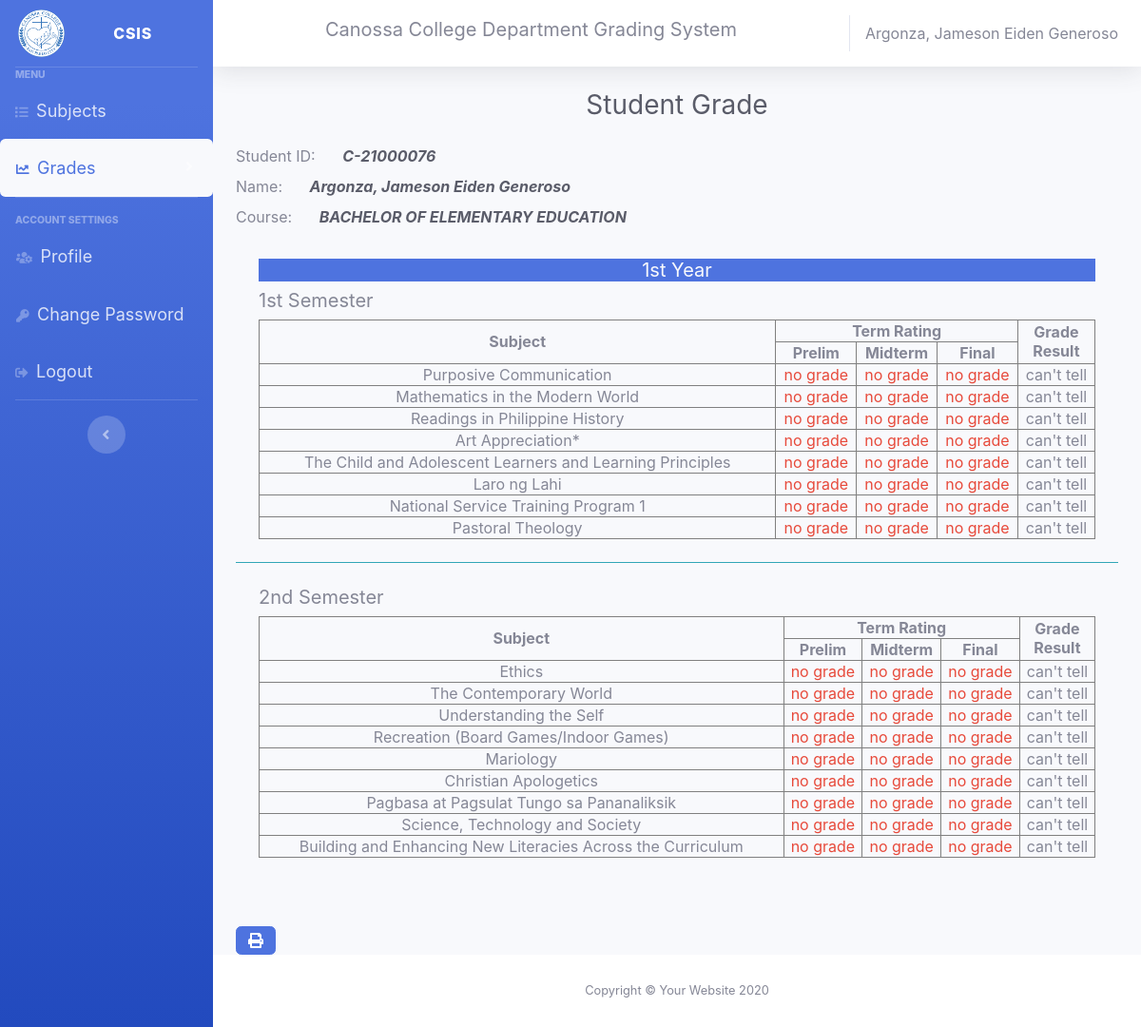
/student/first.student.php (signed in), run on the app's committed database.
### tables this page shows
CREATE TABLE `studentrecords` (
  `id` int(11) NOT NULL,
  `student_id` varchar(120) NOT NULL,
  `name` varchar(120) NOT NULL,
  `gender` varchar(128) NOT NULL,
  `cellphone` varchar(11) NOT NULL,
  `bday` varchar(128) NOT NULL,
  `bplace` varchar(128) NOT NULL,
  `address` text NOT NULL,
  `course` text NOT NULL,
  `status` text NOT NULL,
  `year` varchar(12) NOT NULL
);

CREATE TABLE `studentsubs` (
  `id` int(11) NOT NULL,
  `student_id` varchar(123) NOT NULL,
  `subject` varchar(123) NOT NULL
);

### studentgrading/_first.grading.php (the view)
<div class="p-2 m-3">
    <h5 class="text-center bg-primary text-light">1st Year</h5>
    <div>
        <h5>1st Semester</h5>
        <table border="1" class="text-center w-100">
        <thead>
            <tr>
                <th rowspan="2">Subject</th>
                <th colspan="3">Term Rating</th>
                <th rowspan="2">Grade <br> Result</th>
            </tr>
            <tr>
                <th>Prelim</th>
                <th>Midterm</th>
                <th>Final</th>
            </tr>
        </thead>
        <tbody>
            <?php
        $prod = "SELECT * from programs where year = 'first' and sem = 'first' and course = '$course'";
        $result = $conn->query($prod);
        if ($result->num_rows > 0) {
            while ($row = $result->fetch_assoc()) {
                $subject = $row['subject'];
                 $s = "SELECT * from studentsubs where student_id = '$id' and subject = '$subject'";
            $res = $conn->query($s);
            if ($res->num_rows > 0) {
                while ($row = $res->fetch_assoc()) {
                    $sub = $row['subject'];
                    echo "<tr><td>  $sub </td>";
                    $sq = "SELECT * from prelims where subject = '$sub' and student_id = '$id'";
                    $resu = $conn->query($sq);
                    if ($resu->num_rows > 0) {
                        while ($row = $resu->fetch_assoc()) {
                            $sub = $row['subject'];
                            if($row['grade'] >=85){
                                echo "<td class='text-success'>  $row[grade] </td>";
                            }else if($row['grade'] >= 75){
                                echo "<td class='text-warning'>  $row[grade] </td>";
                            }else{
                                echo "<td class='text-danger'>  $row[grade] </td>";
                            }
                        }
                    }else{
                        echo "<td class='text-danger'>  no grade </td>";
                    }
                    $sq = "SELECT * from midterms where subject = '$sub' and student_id = '$id'";
                    $resu = $conn->query($sq);
                    if ($resu->num_rows > 0) {
                        while ($row = $resu->fetch_assoc()) {
                            if($row['grade'] >=85){
                                echo "<td class='text-success'>  $row[grade] </td>";
                            }else if($row['grade'] >= 75){
                                echo "<td class='text-warning'>  $row[grade] </td>";
                            }else{
                                echo "<td class='text-danger'>  $row[grade] </td>";
                            }
                        }
                    }else{
                        echo "<td class='text-danger'>  no grade </td>";
                    }
                    $sq = "SELECT * from finals where subject = '$sub' and student_id = '$id'";
                    $resu = $conn->query($sq);
                    if ($resu->num_rows > 0) {
                        while ($row = $resu->fetch_assoc()) {
                            if($row['grade'] >=85){
                                echo "<td class='text-success'>  $row[grade] </td>";
                            }else if($row['grade'] >= 75){
                                echo "<td class='text-warning'>  $row[grade] </td>";
                            }else{
                                echo "<td class='text-danger'>  $row[grade] </td>";
                            }
                            if($row['grade'] >= 75){
                                echo "<td>  Passed </td>";
                            }
                            else{
                                echo "<td>  Failed </td>";
                            }
                        }
                    }else{
                        echo "<td class='text-danger'>  no grade </td>";
                            echo "<td> can't tell </td>";
                    }
                }
            }
            }
        }
            ?>
        </tbody>
    </table>
    </div>
</div>
<hr class="sidebar-divider bg-info">
<div class="p-2 m-3">
    <div>
        <h5>2nd Semester</h5>
        <table border="1" class="text-center w-100">
        <thead>
            <tr>
                <th rowspan="2">Subject</th>
                <th colspan="3">Term Rating</th>
                <th rowspan="2">Grade <br> Result</th>
            </tr>
            <tr>
                <th>Prelim</th>
                <th>Midterm</th>
                <th>Final</th>
            </tr>
        </thead>
        <tbody>
            <?php
        $prod = "SELECT * from programs where year = 'first' and sem = 'second' and course = '$course'";
        $result = $conn->query($prod);
        if ($result->num_rows > 0) {
            while ($row = $result->fetch_assoc()) {
                $subject = $row['subject'];
                 $s = "SELECT * from studentsubs where student_id = '$id' and subject = '$subject'";
            $res = $conn->query($s);
            if ($res->num_rows > 0) {
                while ($row = $res->fetch_assoc()) {
                    $sub = $row['subject'];
                    echo "<tr><td>  $sub </td>";
                    $sq = "SELECT * from prelims where subject = '$sub' and student_id = '$id'";
                    $resu = $conn->query($sq);
                    if ($resu->num_rows > 0) {
                        while ($row = $resu->fetch_assoc()) {
                            $sub = $row['subject'];
                            if($row['grade'] >=85){
                                echo "<td class='text-success'>  $row[grade] </td>";
                            }else if($row['grade'] >= 75){
                                echo "<td class='text-warning'>  $row[grade] </td>";
                            }else{
                                echo "<td class='text-danger'>  $row[grade] </td>";
                            }
                        }
                    }else{
                        echo "<td class='text-danger'>  no grade </td>";
                    }
                    $sq = "SELECT * from midterms where subject = '$sub' and student_id = '$id'";
                    $resu = $conn->query($sq);
                    if ($resu->num_rows > 0) {
                        while ($row = $resu->fetch_assoc()) {
                            if($row['grade'] >=85){
                                echo "<td class='text-success'>  $row[grade] </td>";
                            }else if($row['grade'] >= 75){
                                echo "<td class='text-warning'>  $row[grade] </td>";
                            }else{
                                echo "<td class='text-danger'>  $row[grade] </td>";
                            }
                        }
                    }else{
                        echo "<td class='text-danger'>  no grade </td>";
                    }
                    $sq = "SELECT * from finals where subject = '$sub' and student_id = '$id'";
                    $resu = $conn->query($sq);
                    if ($resu->num_rows > 0) {
                        while ($row = $resu->fetch_assoc()) {
                            if($row['grade'] >=85){
                                echo "<td class='text-success'>  $row[grade] </td>";
                            }else if($row['grade'] >= 75){
                                echo "<td class='text-warning'>  $row[grade] </td>";
                            }else{
                                echo "<td class='text-danger'>  $row[grade] </td>";
                            }
                            if($row['grade'] >= 75){
                                echo "<td>  Passed </td>";
                            }
                            else{
                                echo "<td>  Failed </td>";
                            }
                        }
                    }else{
                        echo "<td class='text-danger'>  no grade </td>";
                            echo "<td> can't tell </td>";
                    }
                }
            }
            }
        }
            ?>
        </tbody>
    </table>
    </div>
</div>

### student/first.student.php (shortened to what this page needs)
<?php
$page ="grade";
if (isset($_SESSION['user_id'])) {
    include "../layout/head.layout.php";
    include_once '../database/dbconnection.db.php';
    $sql = "SELECT * from studentrecords where student_id = '$id'";
    $result = $conn->query($sql);
    if ($result->num_rows > 0) {
        while ($row = $result->fetch_assoc()) {
            $name = $row['name'];
            $course = $row['course'];
        }
    }
?>
    <h5 class="h3 mb-4 text-gray-800 text-center">Student Grade</h5>
    <label class="mr-4">Student ID: </label> <i class="text-dark font-weight-bold mr-5"><?php echo $id; ?></i><br>
    <label class="mr-4">Name: </label> <i class="text-dark font-weight-bold "><?php echo $name; ?></i> <br>
    <label class="mr-4">Course: </label> <i class="text-dark font-weight-bold text-uppercase"><?php echo $course; ?></i> <br>
<?php
    include "../studentgrading/_first.grading.php";
    ?>
    <br>
    <br>
    <a class="btn btn-primary" href="../print/gradeperyear/_first.print.php"><i class="fas fa-print"></i></a>
<?php include "../layout/footer.layout.php";
} else {
    header("Location: ../canossa/master.blade.php");
    exit();
}
?>

### layout/head.layout.php (shortened to what this page needs)
<link href="../assets/vendor/fontawesome-free/css/all.min.css" rel="stylesheet" type="text/css">
<link href="../assets/css/font.css" rel="stylesheet">
<link href="../assets/css/sb-admin-2.min.css" rel="stylesheet">
<div id="wrapper">
    <?php include "_sidebar.layout.php" ?>
    <div id="content-wrapper" class="d-flex flex-column">
        <div id="content">
            <?php include "_topbar.layout.php" ?>
            <div class="container-fluid">

### layout/_sidebar.layout.php (shortened to what this page needs)
<ul class="navbar-nav bg-gradient-primary sidebar sidebar-dark accordion" id="accordionSidebar">
    <a class="sidebar-brand d-flex align-items-center justify-content-center" href="index.html">
        <div class="sidebar-brand-icon">
        <img class="img-profile rounded-circle" src="../assets/img/logo.PNG" width="90%">
        </div>
        <div class="sidebar-brand-text mx-5">CSIS</sup></div>
    </a>
    <hr class="sidebar-divider my-0">
    <div class="sidebar-heading">
        Menu
    </div>
     <li class="nav-item">
        <a class="nav-link  <?php if($page == 'subject'){echo"bg-light text-primary active";}?>" href="../student/sublist.student.php">
        <i class="fas fa-list <?php if($page == 'subject'){echo"text-primary";}?>"></i>
        <span style='font-size:18px';>Subjects</span></a>
    </li>
<li class="nav-item">
                <a class="nav-link collapsed btn <?php if($page == 'grade'){echo" bg-light text-primary active";}?>" href="#" data-toggle="collapse" data-target="#collapsegrade"
                    aria-expanded="true" aria-controls="collapseTwo">
                    <i class="fas fa-chart-line <?php if($page == 'grade'){echo"text-primary";}?>"></i>
                    <span style='font-size:18px';>Grades</span></a>
            </li>
    <hr class="sidebar-divider">
    <div class="sidebar-heading">
        Account Settings
    </div>
    <li class="nav-item">
        <a class="nav-link btn <?php if($page == 'profile'){echo" bg-light text-primary active";}?>" href="../student/profile.student.php">
        <i class="fas fa-users-cog <?php if($page == 'profile'){echo"text-primary";}?>"></i>
        <span style='font-size:18px';>Profile</span></a>
    </li>
    <li class="nav-item">
        <a class="nav-link btn <?php if($page == 'changepass'){echo" bg-light text-primary active";}?>" href="../student/changepass.student.php">
        <i class="fas fa-key <?php if($page == 'changepass'){echo"text-primary";}?>"></i>
        <span style='font-size:18px';>Change Password</span></a>
    </li>
    <li class="nav-item">
        <a class="nav-link" data-toggle="modal" data-target="#logoutModal">
        <i class="fas fa-sign-out-alt"></i>
        <span style='font-size:18px';>Logout</span></a>
    </li>
    <hr class="sidebar-divider d-none d-md-block">
    <div class="text-center d-none d-md-inline">
        <button class="rounded-circle border-0" id="sidebarToggle"></button>
    </div>
</ul>

### layout/_topbar.layout.php (shortened to what this page needs)
<nav class="navbar navbar-expand navbar-light bg-white topbar mb-4 static-top shadow">
<h5 class="title ml-auto">Canossa College Department Grading System </h5>
    <span class="mr-2 d-none d-lg-inline text-gray-600 ">
        <?php
            include_once '../database/dbconnection.db.php';
            $id = $_SESSION['user_id'];
            $sql = "SELECT * from studentrecords where student_id = '$id'";
            $result = $conn-> query($sql);
            if($result-> num_rows > 0 ){
                while($row = $result-> fetch_assoc()){
                    echo $row['name'];
                }
            }
        ?>
    </span>
</nav>

### layout/footer.layout.php (shortened to what this page needs)
</div>
            </div>
            <?php include "_footer.layout.php" ?>
        </div>
    </div>

### layout/_footer.layout.php
<footer class="sticky-footer bg-white">
                <div class="container my-auto">
                    <div class="copyright text-center my-auto">
                        <span>Copyright &copy; Your Website 2020</span>
                    </div>
                </div>
            </footer>

### data on the page
studentrecords: name "Argonza, Jameson Eiden Generoso", course "BACHELOR OF ELEMENTARY EDUCATION"
studentsubs: subject "Purposive Communication"
studentsubs: subject "Mathematics in the Modern World"
studentsubs: subject "Readings in Philippine History"
studentsubs: subject "Art Appreciation*"
studentsubs: subject "The Child and Adolescent Learners and Learning Principles"
studentsubs: subject "Laro ng Lahi"
studentsubs: subject "National Service Training Program 1"
studentsubs: subject "Pastoral Theology"
studentsubs: subject "Ethics"
studentsubs: subject "The Contemporary World"
studentsubs: subject "Understanding the Self"
studentsubs: subject "Recreation (Board Games/Indoor Games)"
studentsubs: subject "Mariology"
studentsubs: subject "Christian Apologetics"
studentsubs: subject "Pagbasa at Pagsulat Tungo sa Pananaliksik"
studentsubs: subject "Science, Technology and Society"
studentsubs: subject "Building and Enhancing New Literacies Across the Curriculum"

### other printed values
$id "C-21000076"
